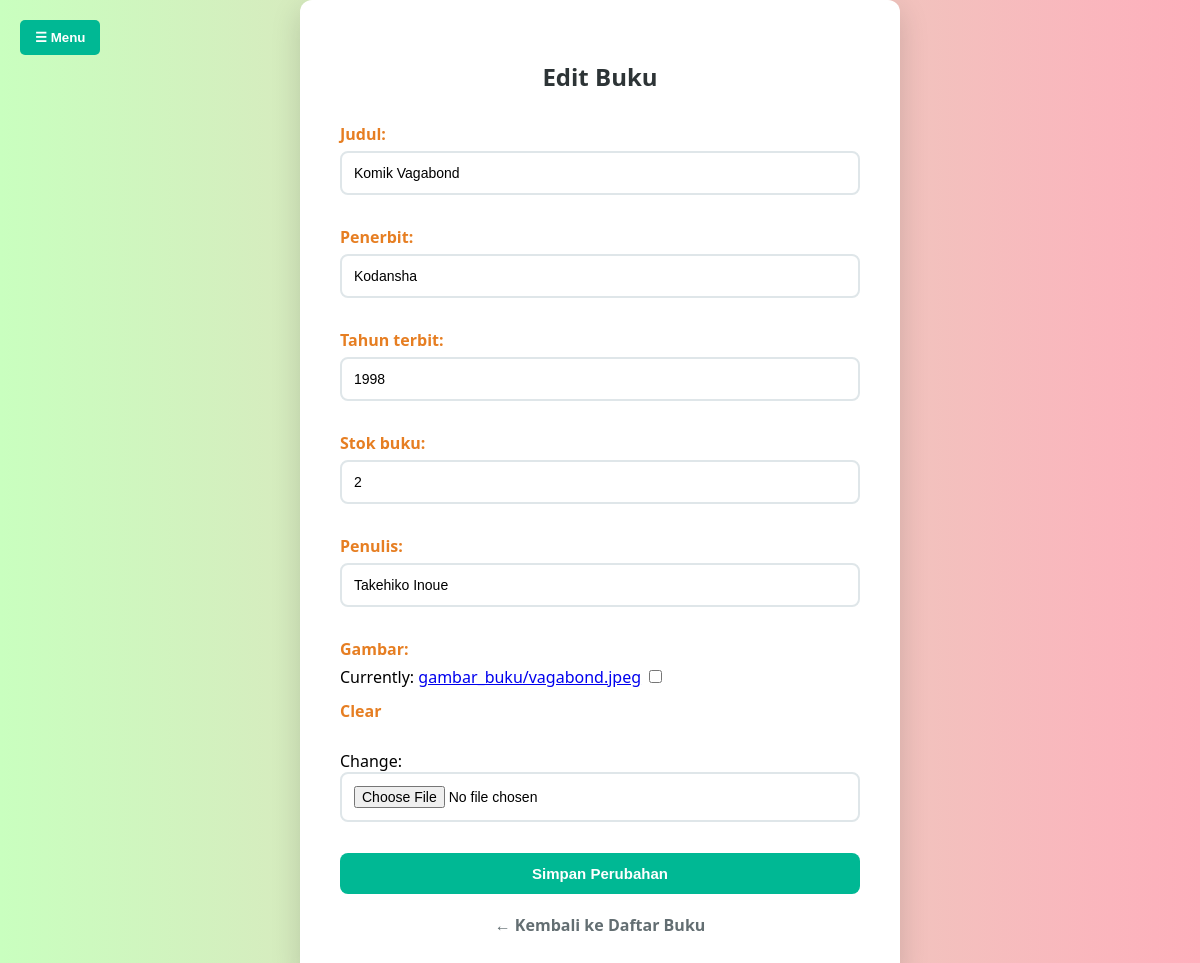
/admin-panel/edit-buku/3/ (signed in), run on the app's committed database.
### peminjaman/models.py (models this page shows, shortened)
class Buku(models.Model):
    judul = models.CharField(max_length=200)
    penerbit = models.CharField(max_length=100)
    tahun_terbit = models.IntegerField()
    stok_buku = models.PositiveIntegerField()
    penulis = models.CharField(max_length=100)
    gambar = models.ImageField(upload_to='gambar_buku/', null=True, blank=True)
    jumlah_dipinjam = models.PositiveIntegerField(default=0)  # Untuk melacak yang sering dipinjam

### peminjaman/views.py (the view)
# urls.py: path('admin-panel/edit-buku/<int:id>/', views.edit_buku, name='edit_buku'),
@login_required
@user_passes_test(is_admin)
def edit_buku(request, id):
    buku = get_object_or_404(Buku, id=id)
    if request.method == 'POST':
        form = EditBukuForm(request.POST, request.FILES, instance=buku)
        if form.is_valid():
            form.save()
            return redirect('daftar_buku')
    else:
        form = EditBukuForm(instance=buku)
    return render(request, 'admin/editbuku.html', {'form': form})

### peminjaman/forms.py
class EditBukuForm(forms.ModelForm):
    class Meta:
        model = Buku
        fields = ['judul', 'penerbit', 'tahun_terbit', 'stok_buku', 'penulis', 'gambar']

### peminjaman/views.py (called while the page is built)
def is_admin(user):
    return user.is_staff or user.is_superuser

### peminjaman/templates/admin/editbuku.html (shortened to what this page needs)
<!DOCTYPE html>
<html lang="id">
<head>
</head>
<body>
<button id="menuBtn" class="toggle-button" onclick="toggleSidebar()">☰ Menu</button>
<div class="content">
  <div class="container">
    <h2>Edit Buku</h2>
    <form method="post" enctype="multipart/form-data">
      {{ form.as_p }}
      <button class="btn" type="submit">Simpan Perubahan</button>
    </form>
    <div class="back-link">
      <a href="{% url 'daftar_buku' %}">← Kembali ke Daftar Buku</a>
    </div>
  </div>
</div>
</body>
</html>

### peminjaman/templates/admin/editbuku.html (style rules this page uses)
* { box-sizing: border-box; }
body { margin: 0; font-family: 'Segoe UI', Tahoma, Geneva, Verdana, sans-serif; background: linear-gradient(to right, #c9ffbf, #ffafbd); min-height: 100vh; }
.toggle-button { position: fixed; top: 20px; left: 20px; z-index: 1100; background-color: #00b894; color: white; border: none; padding: 10px 15px; border-radius: 5px; cursor: pointer; font-weight: bold; }
.container { background-color: white; padding: 40px; border-radius: 12px; max-width: 600px; margin: 0 auto; box-shadow: 0 10px 30px rgba(0,0,0,0.15); }
h2 { text-align: center; color: #2d3436; margin-bottom: 30px; }
label { font-weight: bold; color: #e67e22; display: block; margin-bottom: 6px; margin-top: 12px; }
input[type="text"], input[type="number"], input[type="file"], textarea, select { width: 100%; padding: 12px; margin-bottom: 15px; border: 2px solid #dfe6e9; border-radius: 8px; font-size: 14px; transition: border-color 0.3s ease; }
.btn { width: 100%; background-color: #00b894; color: white; padding: 12px; border: none; border-radius: 8px; font-weight: bold; font-size: 15px; cursor: pointer; transition: background-color 0.3s ease; }
.back-link { margin-top: 20px; text-align: center; }
.back-link a { text-decoration: none; color: #636e72; font-weight: bold; }

### data on the page
Buku: judul "Komik Vagabond", penerbit "Kodansha", tahun_terbit "1998", stok_buku "2", penulis "Takehiko Inoue"
